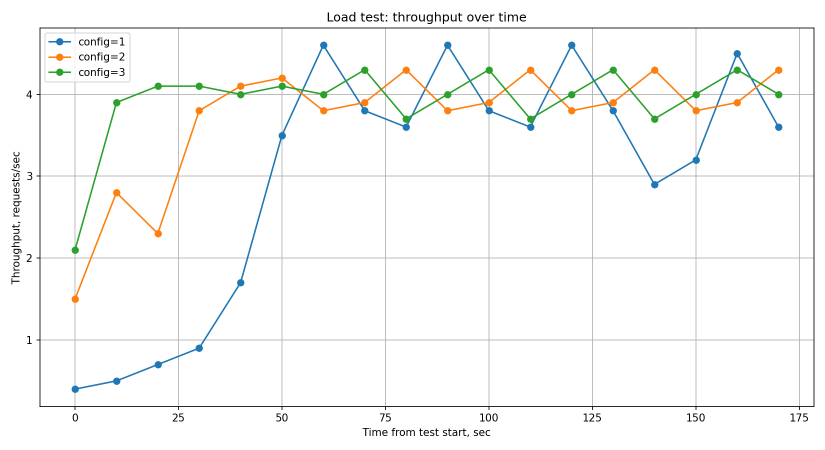
#> input picture junior/Software Testing/software_testing_lab4/report/img/load_throughput_all_configs.png, 1650 x 900 px (shown at 1/2 size)
$ python resize_pic.py '../../Software Testing/software_testing_lab4/report/img/load_throughput_all_configs.png' out.png
#> lines starting #> are read from the running program, lines starting #| are printed output that depends on the picture
#!/usr/bin/env python3
from PIL import Image
import sys

# --- Usage ---
# python resize_image.py input.jpg output.jpg

if len(sys.argv) != 3:
    print("Usage: python resize_image.py <input_image> <output_image>")
    sys.exit(1)

input_path = sys.argv[1]
output_path = sys.argv[2]

# Open, resize, save
with Image.open(input_path) as img:
#> img is the input picture: PIL image 1650x900 RGBA; mean R, G, B, A 248.7, 249.2, 248.3, 255
    resized = img.resize((420, 320), Image.Resampling.LANCZOS)  # high-quality downscale
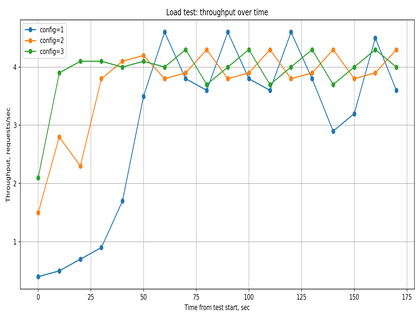
#> resized: PIL image 420x320 RGBA; mean R, G, B, A 248, 248.6, 247.6, 255
    resized.save(output_path, format="PNG")

print(f"Saved resized image as {output_path} (420x320)")

$ run again, on junior/Software Testing/software_testing_lab4/report/img/stress_response_metrics_vs_load_config_3.png
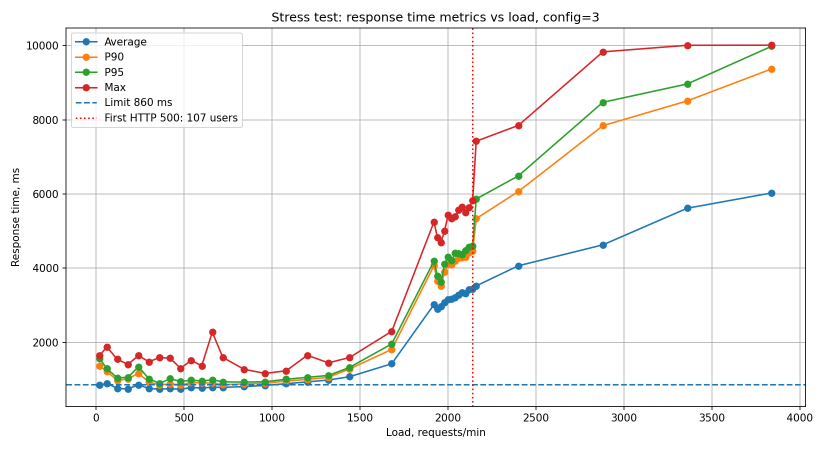
#> input picture junior/Software Testing/software_testing_lab4/report/img/stress_response_metrics_vs_load_config_3.png, 1650 x 900 px (shown at 1/2 size)
#> img is the input picture: PIL image 1650x900 RGBA; mean R, G, B, A 247.2, 246.6, 245.8, 255
#> `resized = img.resize((420, 320), Image.Resampling.LANCZOS)`:
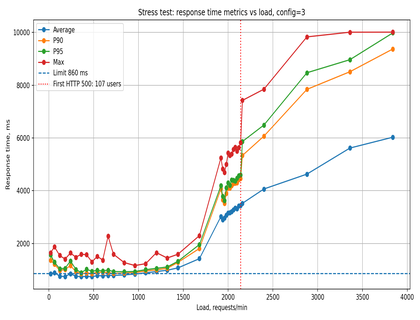
#> resized: PIL image 420x320 RGBA; mean R, G, B, A 246.5, 245.9, 245.1, 255

$ run again, on junior/Software Testing/software_testing_lab4/report/img/stress_throughput_vs_response_config_3.png
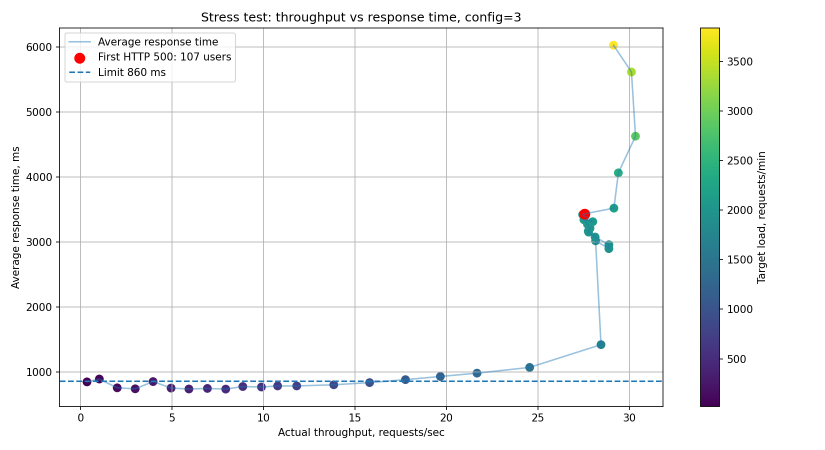
#> input picture junior/Software Testing/software_testing_lab4/report/img/stress_throughput_vs_response_config_3.png, 1650 x 900 px (shown at 1/2 size)
#> img is the input picture: PIL image 1650x900 RGBA; mean R, G, B, A 245.1, 246.4, 246.3, 255
#> `resized = img.resize((420, 320), Image.Resampling.LANCZOS)`:
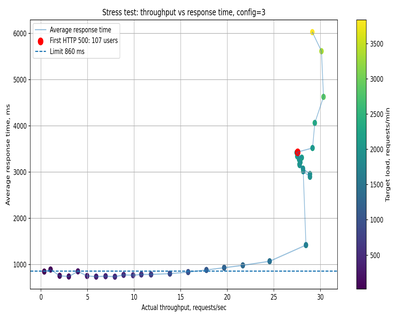
#> resized: PIL image 420x320 RGBA; mean R, G, B, A 244.5, 245.8, 245.7, 255
